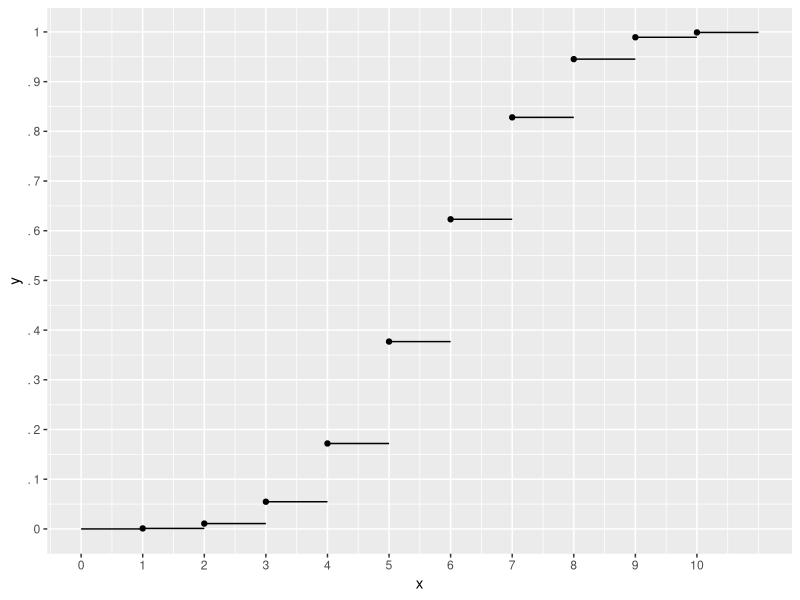
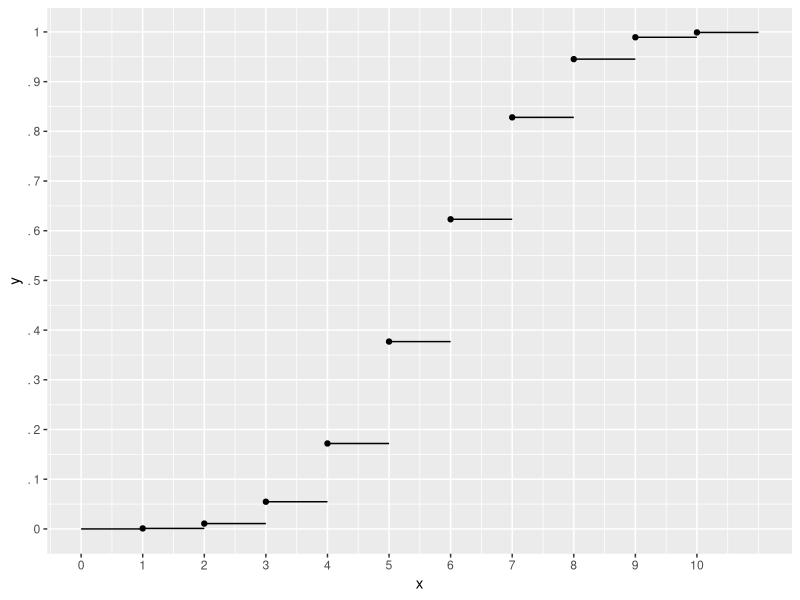
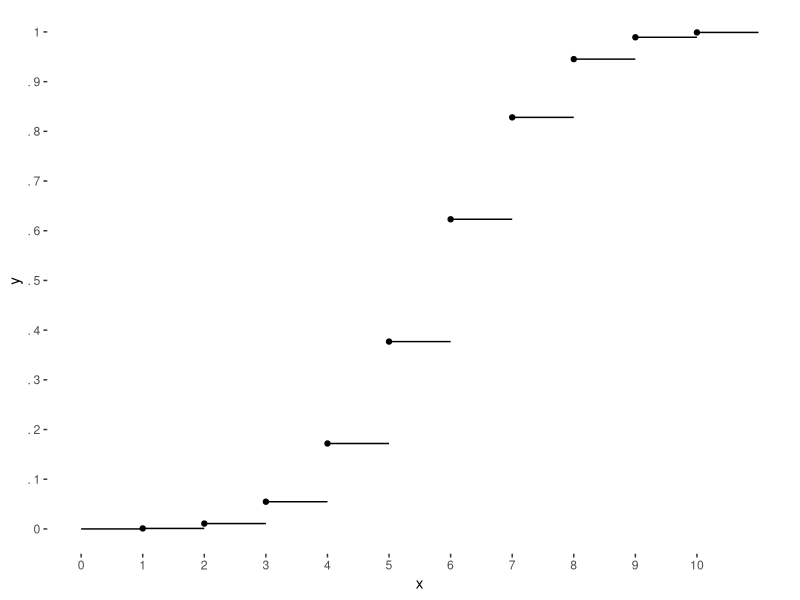
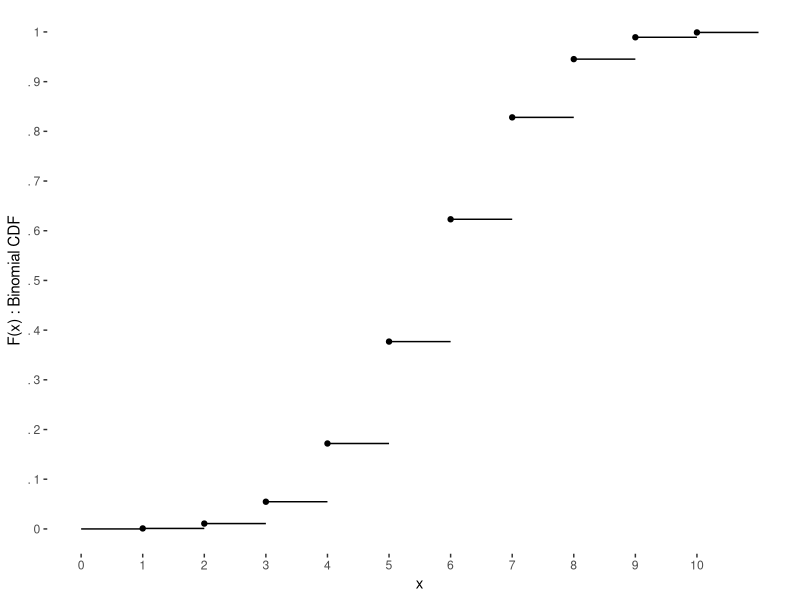
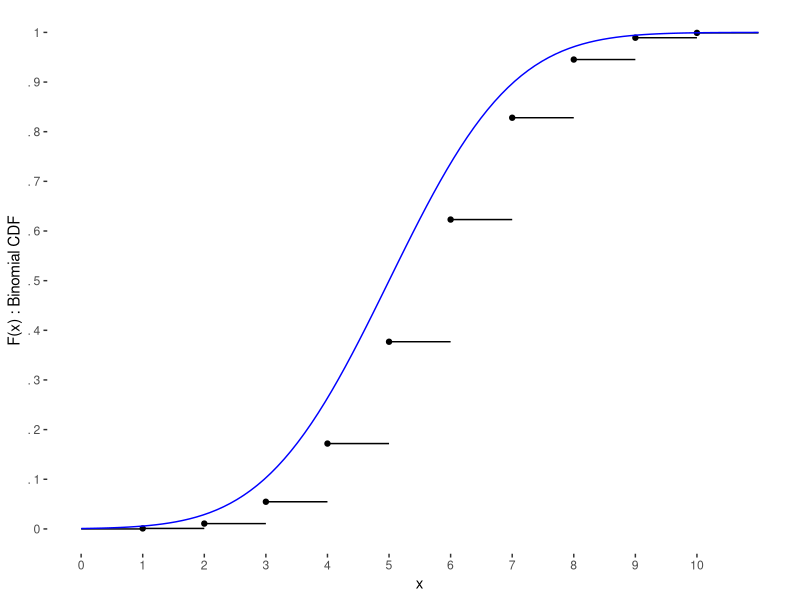
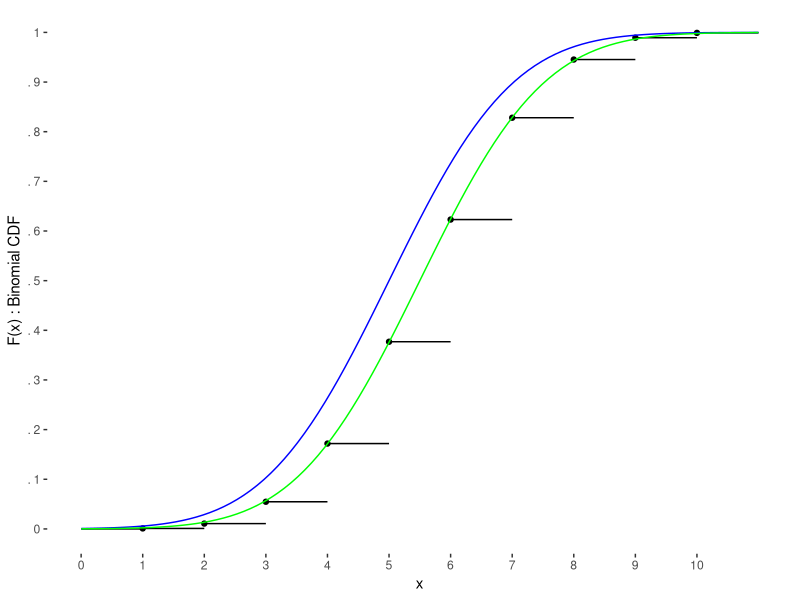
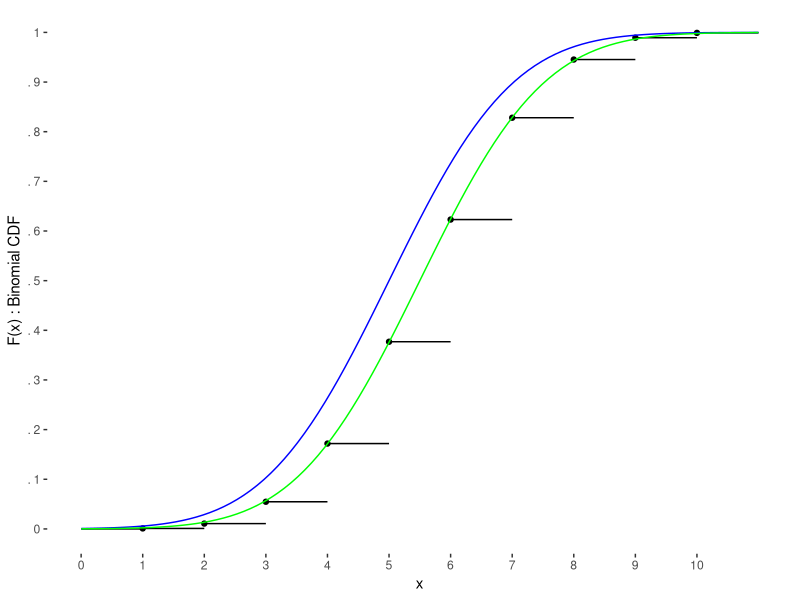
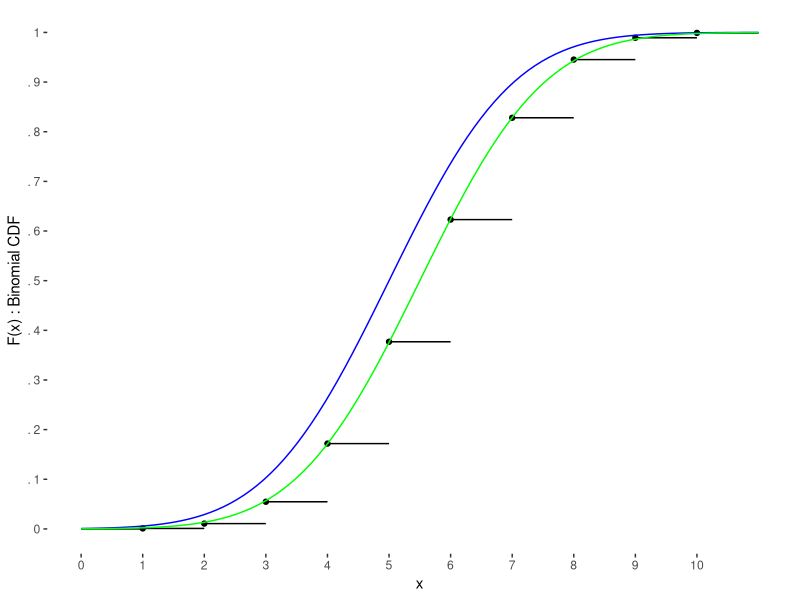

R code for these plots, in order:
library(ggplot2)
library(gridExtra)

# n: Number of trials
n <- 10
# p: Probability of success
p <- 1/2

# Create CDF layer # Binomial distribution
dat <- data.frame(x = 1:n, y = pbinom(q = 0:(n-1), size = n, prob = p))
dat2 <- data.frame(x = 0:n, y = c(0, dat$y[-(n+1)]), xend = 1:(n+1), yend = c(0,dat$y[-(n+1)]))
cdf.plot.binomial <- ggplot(dat, aes(x = x, y = y)) + geom_point() +
        geom_segment(aes(x = x, y = y, xend = xend, yend = yend), data = dat2) +
        scale_x_continuous(breaks = seq(0,n,1), labels = 0:n) +
        scale_y_continuous(breaks = seq(0,1,0.1), labels = c(0,paste(".",1:9),1))
graph <- cdf.plot.binomial
graph

# Insert axes to make it look nicer
x.axis <- geom_hline(yintercept = 0, size = 0.001)
y.axis <-geom_vline(xintercept = 0, size = 0.001)
graph <- graph + x.axis + y.axis
graph

# Get rid of the grey background
theme <- theme(
  panel.grid.major = element_blank(),
  panel.grid.minor = element_blank(),
  panel.background = element_blank()
)
# Create an empty graph
graph <- graph + theme
# Plot empty graph
graph

# Define labels on the graph
labels <- labs(x = 'x', y = 'F(x) : Binomial CDF')
graph <- graph + labels
graph

# Create CDF layer # Normal aproximation
cdf.normal <- function(x, mean = n*p, sd = sqrt(n*p*(1-p))) {
  pnorm(x, mean = mean, sd = sd)
}
cdf.plot.normal <- stat_function(fun = cdf.normal, color = 'blue')
graph <- graph + cdf.plot.normal
graph

# Create CDF layer # Normal aproximation
cdf.normal.correction <- function(x, mean = n*p, sd = sqrt(n*p*(1-p))) {
  pnorm(x - 0.5, mean = mean, sd = sd)
}
cdf.plot.normal.correction <- stat_function(fun = cdf.normal.correction, color = 'green')
graph <- graph + cdf.plot.normal.correction
graph

# Define limits on the graph
y.lim <- ylim(0, 1)
x.lim <- xlim(0, n)
graph <- graph + y.lim + x.lim + scale_x_continuous(breaks = seq(0,n,1), labels = 0:n) +
  scale_y_continuous(breaks = seq(0,1,0.1), labels = c(0,paste(".",1:9),1))
graph

# Insert a horizontal line on y=1 because CDF
asinth.axis <- geom_hline(yintercept = 1, size = 0.01)
graph <- graph + asinth.axis
graph

vertical.line <- geom_vline(xintercept = 10, linetype = "dotted", color = "black", size = 1)
graph <- graph + vertical.line
graph
